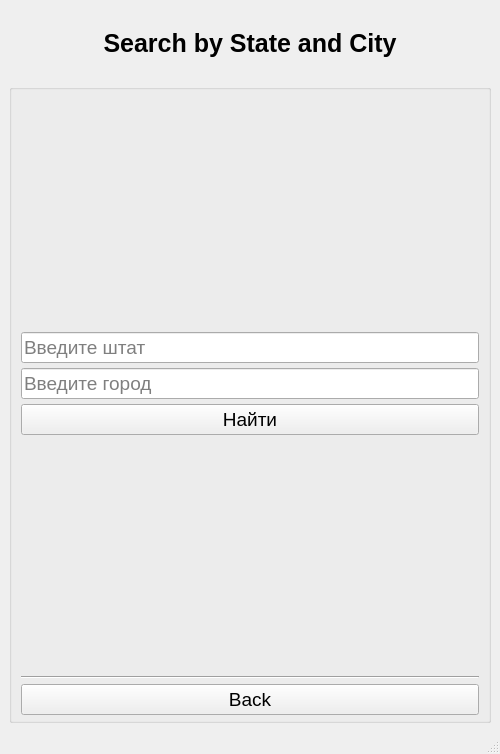
<?xml version="1.0" encoding="UTF-8"?>
<ui version="4.0">
 <class>MainWindow</class>
 <widget class="QMainWindow" name="MainWindow">
  <property name="geometry">
   <rect>
    <x>0</x>
    <y>0</y>
    <width>500</width>
    <height>754</height>
   </rect>
  </property>
  <property name="windowTitle">
   <string>MainWindow</string>
  </property>
  <widget class="QWidget" name="centralwidget">
   <property name="minimumSize">
    <size>
     <width>500</width>
     <height>700</height>
    </size>
   </property>
   <property name="maximumSize">
    <size>
     <width>16777215</width>
     <height>16777215</height>
    </size>
   </property>
   <layout class="QVBoxLayout" name="verticalLayout_2" stretch="0,0,0,1">
    <item>
     <spacer name="horizontalSpacer_2">
      <property name="orientation">
       <enum>Qt::Orientation::Horizontal</enum>
      </property>
      <property name="sizeHint" stdset="0">
       <size>
        <width>40</width>
        <height>20</height>
       </size>
      </property>
     </spacer>
    </item>
    <item>
     <widget class="QLabel" name="label">
      <property name="font">
       <font>
        <pointsize>19</pointsize>
        <bold>true</bold>
       </font>
      </property>
      <property name="text">
       <string>Search by State and City</string>
      </property>
      <property name="textFormat">
       <enum>Qt::TextFormat::AutoText</enum>
      </property>
      <property name="scaledContents">
       <bool>false</bool>
      </property>
      <property name="alignment">
       <set>Qt::AlignmentFlag::AlignCenter</set>
      </property>
     </widget>
    </item>
    <item>
     <spacer name="horizontalSpacer">
      <property name="orientation">
       <enum>Qt::Orientation::Horizontal</enum>
      </property>
      <property name="sizeHint" stdset="0">
       <size>
        <width>40</width>
        <height>20</height>
       </size>
      </property>
     </spacer>
    </item>
    <item>
     <widget class="QGroupBox" name="groupBox">
      <property name="font">
       <font>
        <pointsize>14</pointsize>
       </font>
      </property>
      <property name="title">
       <string/>
      </property>
      <property name="alignment">
       <set>Qt::AlignmentFlag::AlignCenter</set>
      </property>
      <property name="checkable">
       <bool>false</bool>
      </property>
      <property name="checked">
       <bool>false</bool>
      </property>
      <layout class="QVBoxLayout" name="verticalLayout" stretch="0,0,0,0,0,0,0">
       <property name="spacing">
        <number>5</number>
       </property>
       <property name="sizeConstraint">
        <enum>QLayout::SizeConstraint::SetDefaultConstraint</enum>
       </property>
       <property name="topMargin">
        <number>5</number>
       </property>
       <property name="bottomMargin">
        <number>5</number>
       </property>
       <item>
        <spacer name="verticalSpacer">
         <property name="orientation">
          <enum>Qt::Orientation::Vertical</enum>
         </property>
         <property name="sizeHint" stdset="0">
          <size>
           <width>20</width>
           <height>40</height>
          </size>
         </property>
        </spacer>
       </item>
       <item>
        <widget class="QLineEdit" name="state_input">
         <property name="placeholderText">
          <string>Введите штат</string>
         </property>
        </widget>
       </item>
       <item>
        <widget class="QLineEdit" name="city_input">
         <property name="placeholderText">
          <string>Введите город</string>
         </property>
        </widget>
       </item>
       <item>
        <widget class="QPushButton" name="search_button">
         <property name="text">
          <string>Найти</string>
         </property>
        </widget>
       </item>
       <item>
        <spacer name="verticalSpacer_2">
         <property name="orientation">
          <enum>Qt::Orientation::Vertical</enum>
         </property>
         <property name="sizeHint" stdset="0">
          <size>
           <width>20</width>
           <height>40</height>
          </size>
         </property>
        </spacer>
       </item>
       <item>
        <widget class="Line" name="line">
         <property name="orientation">
          <enum>Qt::Orientation::Horizontal</enum>
         </property>
        </widget>
       </item>
       <item>
        <widget class="QPushButton" name="back_button">
         <property name="text">
          <string>Back</string>
         </property>
         <property name="autoExclusive">
          <bool>false</bool>
         </property>
        </widget>
       </item>
      </layout>
     </widget>
    </item>
   </layout>
  </widget>
  <widget class="QMenuBar" name="menubar">
   <property name="geometry">
    <rect>
     <x>0</x>
     <y>0</y>
     <width>500</width>
     <height>33</height>
    </rect>
   </property>
  </widget>
  <widget class="QStatusBar" name="statusbar"/>
 </widget>
 <resources/>
 <connections/>
</ui>
